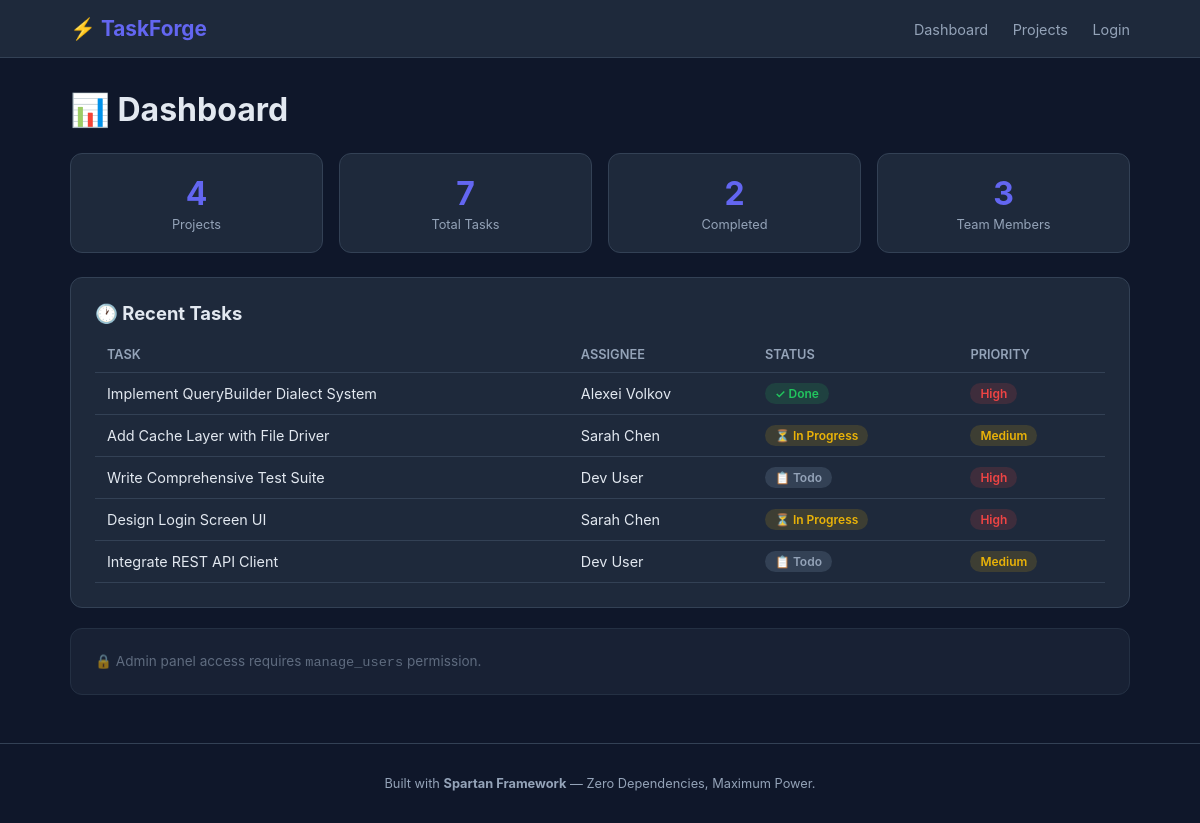
The page / on the database its author committed.
### tables this page shows
CREATE TABLE "tasks" (
    "id" INTEGER PRIMARY KEY AUTOINCREMENT,
    "project_id" INTEGER NOT NULL,
    "assigned_to" INTEGER,
    "title" VARCHAR(255) NOT NULL,
    "description" TEXT,
    "status" VARCHAR(20) DEFAULT 'todo',
    "priority" VARCHAR(10) DEFAULT 'medium',
    "due_date" DATE,
    "completed_at" DATETIME,
    "created_at" DATETIME DEFAULT CURRENT_TIMESTAMP,
    "updated_at" DATETIME DEFAULT CURRENT_TIMESTAMP
);

CREATE TABLE "users" (
    "id" INTEGER PRIMARY KEY AUTOINCREMENT,
    "name" VARCHAR(100) NOT NULL,
    "email" VARCHAR(255) NOT NULL UNIQUE,
    "password" VARCHAR(255) NOT NULL,
    "created_at" DATETIME DEFAULT CURRENT_TIMESTAMP,
    "updated_at" DATETIME DEFAULT CURRENT_TIMESTAMP
);

### storage/views/40f78f7fe939f2aa38ca9380892b70c1.php (the view, shortened to what the rows shown need)
<h1 style="margin-bottom: 24px;">📊 Dashboard</h1>
<?php if(!empty($recentTasks)): ?>
<div class="card">
    <h2>🕐 Recent Tasks</h2>
    <table>
        <thead><tr><th>Task</th><th>Assignee</th><th>Status</th><th>Priority</th></tr></thead>
        <tbody>
        <?php foreach($recentTasks as $task): ?>
        <tr>
            <td><?php echo htmlspecialchars(($task['title']) ?? '', ENT_QUOTES, 'UTF-8'); ?></td>
            <td><?php echo htmlspecialchars(($task['assignee'] ?? 'Unassigned') ?? '', ENT_QUOTES, 'UTF-8'); ?></td>
            <td>
                <?php if($task['status'] === 'done'): ?>
                <span class="badge badge-done">✓ Done</span>
                <?php elseif($task['status'] === 'in_progress'): ?>
                <span class="badge badge-progress">⏳ In Progress</span>
                <?php else: ?>
                <span class="badge badge-todo">📋 Todo</span>
                <?php endif; ?>
            </td>
            <td>
                <span class="badge badge-<?php echo htmlspecialchars(($task['priority']) ?? '', ENT_QUOTES, 'UTF-8'); ?>"><?php echo htmlspecialchars((ucfirst($task['priority'])) ?? '', ENT_QUOTES, 'UTF-8'); ?></span>
            </td>
        </tr>
        <?php endforeach; ?>
        </tbody>
    </table>
</div>
<?php endif; ?>

### rows shown on the page
tasks: title "Implement QueryBuilder Dialect System", users.name "Alexei Volkov", status "✓ Done", priority "High"
tasks: title "Add Cache Layer with File Driver", users.name "Sarah Chen", status "⏳ In Progress", priority "Medium"
tasks: title "Write Comprehensive Test Suite", users.name "Dev User", status "📋 Todo", priority "High"
tasks: title "Design Login Screen UI", users.name "Sarah Chen", status "⏳ In Progress", priority "High"
tasks: title "Integrate REST API Client", users.name "Dev User", status "📋 Todo", priority "Medium"

### other values the page prints
$stats['total_projects'] "4"
$stats['total_tasks'] "7"
$stats['completed_tasks'] "2"
$stats['active_users'] "3"
